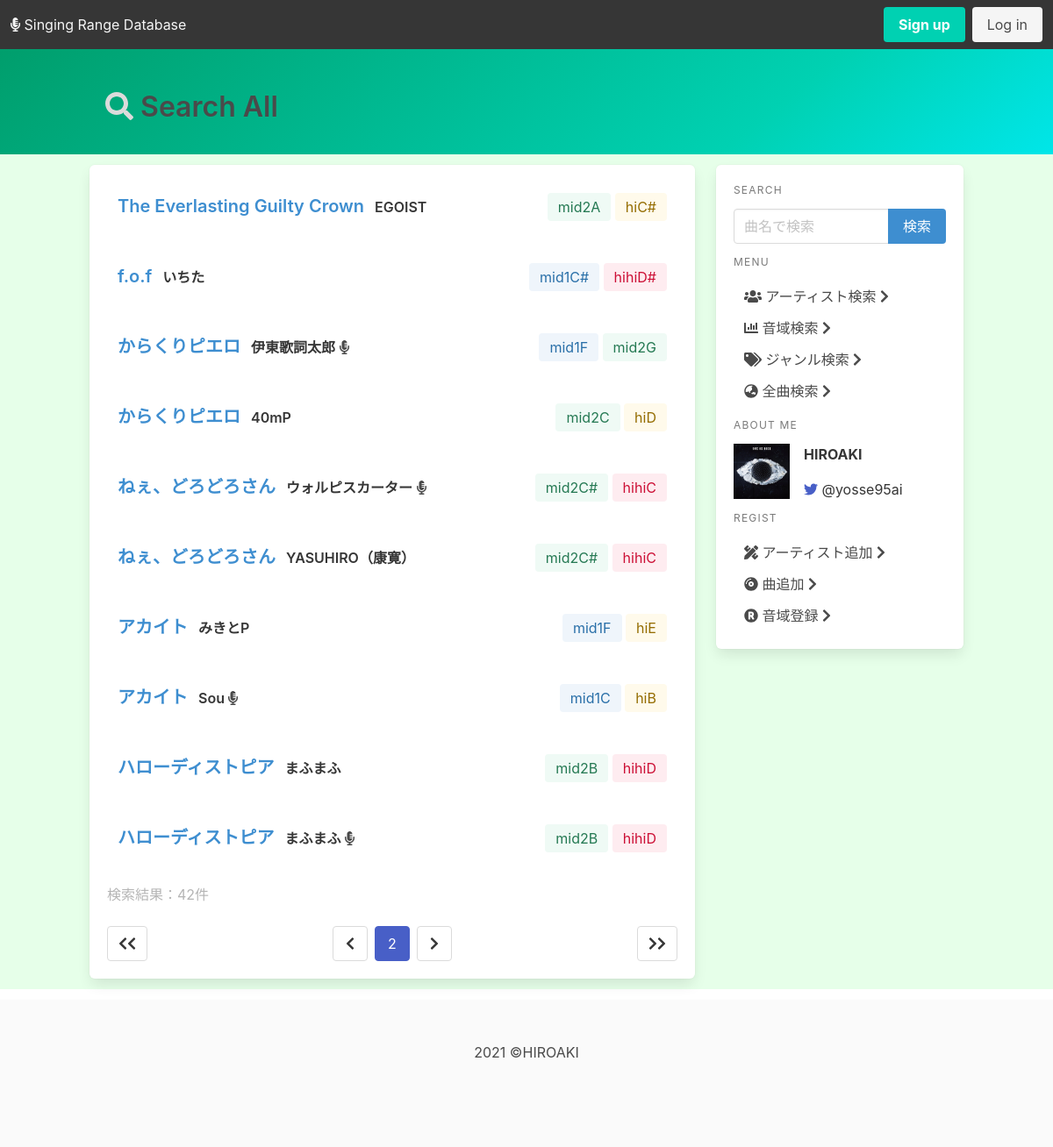
Page /ranges/search-result/all?page=2 on the earlier database version.
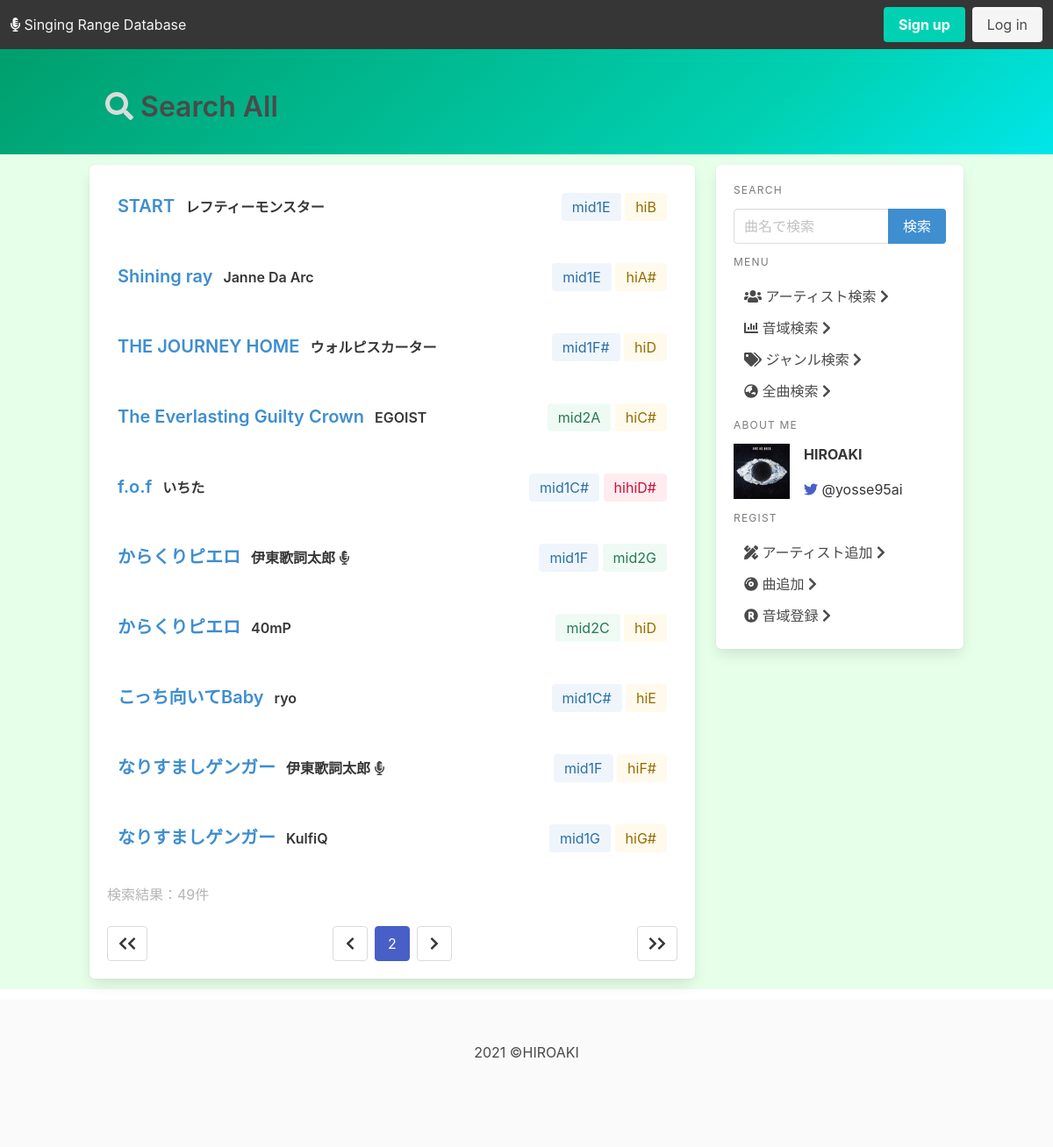
Same page on the later database version.
### ranges/models.py (models this page shows, shortened)
class Range(models.Model):
    song = models.ForeignKey(
        Song, on_delete=models.CASCADE, to_field="song_id", related_name="song")
    artist = models.ForeignKey(
        Artist, on_delete=models.CASCADE, to_field="artist_id", related_name="artist")
    performer = models.ManyToManyField(Artist, related_name="performer_name")
    lowest_note = models.ForeignKey(
        Note, on_delete=models.CASCADE, to_field="note_id", related_name="low_note")
    highest_note = models.ForeignKey(
        Note, on_delete=models.CASCADE, to_field="note_id", related_name="high_note")
    fake_note = models.ForeignKey(
        Note, on_delete=models.CASCADE, to_field="note_id", related_name="fake_note", null=True, blank=True)
    genre = models.ForeignKey(Genre, on_delete=models.CASCADE)
    release_date = models.DateTimeField('date released', null=True, blank=True)
    pub_date = models.DateTimeField(default=timezone.now())
    latest_update = models.DateTimeField('date update lately', auto_now=True)
    origin = models.BooleanField('is original', default=True)
    class Meta:
        unique_together = ['song', 'artist', 'origin']

class Song(models.Model):
    class Meta:
        ordering = ('song_name',)
    song_id = models.AutoField(primary_key=True)
    song_name = models.CharField("Tilte", max_length=100)
    lyricist = models.ManyToManyField(Artist, related_name="lyricist_name")
    composer = models.ManyToManyField(Artist, related_name="composer_name")
    arranger = models.ManyToManyField(
        Artist, related_name="arranger_name", blank=True)
    def get_composer(self):
        return "\n".join([a.artist_name for a in self.composer.all()])
    def get_lyricist(self):
        return "\n".join([a.artist_name for a in self.lyricist.all()])
    def get_arranger(self):
        return "\n".join([a.artist_name for a in self.arranger.all()])
    get_lyricist.short_description = 'Lyricist'
    get_composer.short_description = 'Composer'
    get_arranger.short_description = 'Arranger'

class Artist(models.Model):
    artist_id = models.CharField(max_length=10, primary_key=True)
    artist_name = models.CharField("Artist's name", max_length=50)
    affiliation = models.ManyToManyField(
        "self",related_name="affiliation", blank=True)
    class Meta:
        ordering = ('artist_name', )

class Note(models.Model):
    note_id = models.CharField(max_length=5, primary_key=True)
    note_name = models.CharField(max_length=50)
    def __str__(self):
        return self.note_name

### ranges/views.py (the view)
# urls.py: path('search-result/all', views.result_all, name='result_all'),
def result_all(request):
    all_cont = Range.objects.all().order_by('song', '-artist')
    all_cont_list = paginate_query(request, all_cont, 10)
    context = {
        'all_range': all_cont_list,
        'input_name': 'Search All'
    }
    return render(request, 'ranges/result.html', context)

### ranges/templatetags/note_control.py (called while the page is built)
@register.filter
def color(pk):
    if pk.startswith('H4'):
        return 'is-dark'
    elif pk.startswith('H3'):
        return 'is-danger '
    elif pk.startswith('H2'):
        return 'is-danger is-light'
    elif pk.startswith('H1'):
        return 'is-warning is-light'
    elif pk.startswith('M2'):
        return 'is-success is-light'
    elif pk.startswith('M1'):
        return 'is-info is-light'
    elif pk.startswith('L1'):
        return 'is-link is-light'
    elif pk.startswith('L2'):
        return 'is-link'
    elif pk.startswith('L3'):
        return 'is-link is-dark'
    elif pk.startswith('L4'):
        return 'is-link is-black'
    else:
        return 'is-light'

### ranges/views.py (called while the page is built)
def paginate_query(request, queryset, count):
    paginator = Paginator(queryset, count)
    page = request.GET.get('page')
    try:
        page_obj = paginator.page(page)
    except PageNotAnInteger:
        page_obj = paginator.page(1)
    except EmptyPage:
        page_obj = paginatot.page(paginator.num_pages)
    return page_obj

### ranges/templates/ranges/result.html (shortened to what this page needs)
{% extends './base.html' %}
{% load note_control %}
{% block page_name %}
<i class="fas fa-search has-text-grey-lighter"></i><span class="has-text-grey-dark"> {{input_name}}</span>
{% endblock page_name %}
{% block content %}
<div class="box">
    {% if range_error or song_error or range_note_error %}
    <div class="columns">
        {% if range_error %}
        <div class="column subtitle">
            <i class="fas fa-chevron-right"></i>
            <a href="#" class="has-text-dark">
                <span class="has-text-danger">{{input_name}}</span>の音域の登録に協力してくれませんか？</a>
        </div>
        {% elif song_error %}
        <div class="column subtitle">
            <i class="fas fa-chevron-right"></i><a href="#" class="has-text-dark">
                <span class="has-text-danger">{{input_name}}</span>
                を曲データベースに登録しませんか？</a>
        </div>
        {% endif %}
    </div>
    <div class="content has-text-grey-light">
        検索結果：0件
    </div>
    {% elif all_range %}
    {% for result in all_range %}
    <div class="columns level is-gapless">
        <div class="level-left">
            <div class="column">
                <a href="{% url 'ranges:detail' result.artist.pk result.song.pk result.origin %}"
                    class="title is-5 has-text-info">{{result.song.song_name}}</a>
            </div>
            <div class="columns is-mobile">
                <div class="column">
                    <a href="{% url 'ranges:detail_artist' result.artist.pk %}"
                        class="title is-6">{{ result.artist.artist_name }}</a>
                    {% if not result.origin %}
                    <i class="fas fa-microphone-alt"></i>
                    {% endif %}
                </div>
            </div>
        </div>
        <div class="level-right">
            <div class="column tags are-medium">
                <a href="{% url 'ranges:result_range' result.lowest_note.pk %}">
                    <div class="tag {{ result.lowest_note.pk | color }}">
                        {{ result.lowest_note }}
                    </div>
                </a>
                <a href="{% url 'ranges:result_range' result.highest_note.pk %}">
                    <div class="tag {{ result.highest_note.pk | color }}">
                        {{ result.highest_note }}
                    </div>
                </a>
            </div>
        </div>
    </div>
    {% endfor %}
    <div class="content has-text-grey-light">
        検索結果：{{all_range.paginator.count}}件
    </div>
    <nav class="pagination is-centered" role="navigation" aria-label="pagination">
        {% if all_range.has_previous %}
        <a class="pagination-previous" href="?page=1">
            <i class="fas fa-chevron-left"></i><i class="fas fa-chevron-left"></i></a>
        {% endif %}
        {% if all_range.has_next %}
        <a class="pagination-next" href="?page={{ all_range.paginator.num_pages }}">
            <i class="fas fa-chevron-right"></i><i class="fas fa-chevron-right"></i></a>
        {% endif %}
        <ul class="pagination-list">
            <li>
                {% if all_range.has_previous %}
                <a class="pagination-previous" href="?page={{ all_range.previous_page_number }}">
                    <i class="fas fa-chevron-left"></i></a>
                {% endif %}
            </li>
            <li><a class="pagination-link is-current" aria-label="Page {{ all_range.number }}"
                    aria-current="page">{{ all_range.number }}</a>
            </li>
            <li>
                {% if all_range.has_next %}
                <a class="pagination-next" href="?page={{ all_range.next_page_number }}">
                    <i class="fas fa-chevron-right"></i></a>
                {% endif %}
            </li>
        </ul>
    </nav>
    {% endif %}
</div>
{% endblock content %}

Differences in the rows shown:
no longer on this page (row unchanged): Range: song.song_name "ねぇ、どろどろさん", artist.artist_name "ウォルピスカーター", origin False (drawn), lowest_note "mid2C#", highest_note "hihiC"
no longer on this page (row unchanged): Range: song.song_name "ねぇ、どろどろさん", artist.artist_name "YASUHIRO（康寛）", lowest_note "mid2C#", highest_note "hihiC"
no longer on this page (row unchanged): Range: song.song_name "アカイト", artist.artist_name "みきとP", lowest_note "mid1F", highest_note "hiE"
no longer on this page (row unchanged): Range: song.song_name "アカイト", artist.artist_name "Sou", origin False (drawn), lowest_note "mid1C", highest_note "hiB"
no longer on this page (row unchanged): Range: song.song_name "ハローディストピア", artist.artist_name "まふまふ", lowest_note "mid2B", highest_note "hihiD"
no longer on this page (row unchanged): Range: song.song_name "ハローディストピア", artist.artist_name "まふまふ", origin False (drawn), lowest_note "mid2B", highest_note "hihiD"
now on this page (row unchanged): Range: song.song_name "START", artist.artist_name "レフティーモンスター", lowest_note "mid1E", highest_note "hiB"
now on this page (row unchanged): Range: song.song_name "Shining ray", artist.artist_name "Janne Da Arc", lowest_note "mid1E", highest_note "hiA#"
added Range: song.song_name "THE JOURNEY HOME", artist.artist_name "ウォルピスカーター", lowest_note "mid1F#", highest_note "hiD"
added Range: song.song_name "こっち向いてBaby", artist.artist_name "ryo", lowest_note "mid1C#", highest_note "hiE"
added Range: song.song_name "なりすましゲンガー", artist.artist_name "伊東歌詞太郎", origin False (drawn), lowest_note "mid1F", highest_note "hiF#"
added Range: song.song_name "なりすましゲンガー", artist.artist_name "KulfiQ", lowest_note "mid1G", highest_note "hiG#"
Other differences:
{{ all_range.paginator.count }}: "42" → "49"
